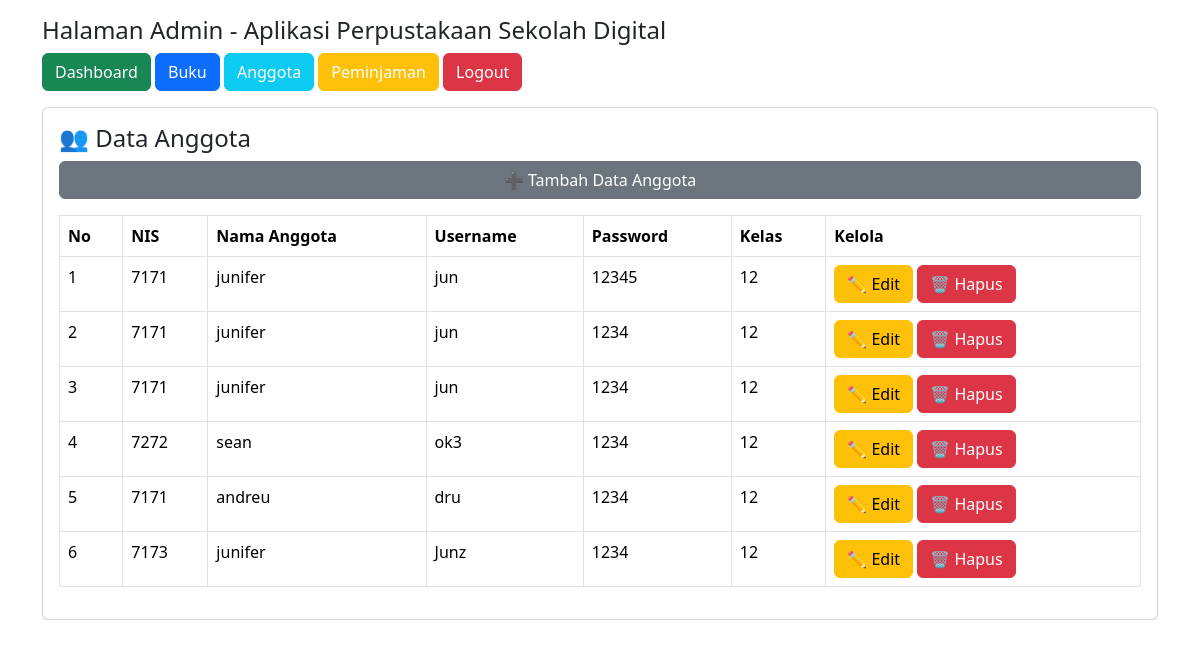
Page /admin/dashboard.php?halaman=data_anggota (signed in) on the committed database.
### tables this page shows
CREATE TABLE `anggota` (
  `id_anggota` int(11) NOT NULL,
  `nis` varchar(20) NOT NULL,
  `nama_anggota` varchar(50) NOT NULL,
  `username` varchar(50) NOT NULL,
  `password` varchar(50) NOT NULL,
  `kelas` varchar(35) NOT NULL
);

### admin/data_anggota.php (the view)
<h4>👥 Data Anggota</h4>
<a href="?halaman=input_anggota" class="btn btn-secondary">
    ➕ Tambah Data Anggota
</a>
<table class="table table-bordered mt-3">
    <tr class="fw-bold">
        <td>No</td>
        <td>NIS</td>
        <td>Nama Anggota</td>
        <td>Username</td>
        <td>Password</td>
        <td>Kelas</td>
        <td>Kelola</td>
    </tr>
    <?php
    $no = 1;
    include '../koneksi.php';
    $query = "SELECT * FROM anggota ORDER BY id_anggota DESC";
    $data  = mysqli_query($koneksi, $query);
    foreach ($data as $anggota) {
    ?>
        <tr>
            <td><?= $no++; ?></td>
            <td><?= $anggota['nis']; ?></td>
            <td><?= $anggota['nama_anggota']; ?></td>
            <td><?= $anggota['username']; ?></td>
            <td><?= $anggota['password']; ?></td>
            <td><?= $anggota['kelas']; ?></td>
            <td>
                <a class="btn btn-warning"
                   href="?halaman=edit_anggota&id=<?= $anggota['id_anggota']; ?>">
                   ✏️ Edit
                </a>
                <a class="btn btn-danger"
                   onclick="return confirm('Yakin data dihapus')"
                   href="?halaman=hapus_anggota&id=<?= $anggota['id_anggota']; ?>">
                   🗑️ Hapus
                </a>
            </td>
        </tr>
    <?php } ?>
</table>

### admin/dashboard.php (shortened to what this page needs)
<!DOCTYPE html>
<html lang="en">
<head>
    <link href="../css/bootstrap.min.css" rel="stylesheet">
</head>
<body>
    <div class="container mt-3">
        <h4>Halaman Admin - Aplikasi Perpustakaan Sekolah Digital</h4>
        <a href="dashboard.php" class="btn btn-success text-white">Dashboard</a>
        <a href="?halaman=data_buku" class="btn btn-primary text-white">Buku</a>
        <a href="?halaman=data_anggota" class="btn btn-info text-white">Anggota</a>
        <a href="?halaman=data_peminjaman" class="btn btn-warning text-white">Peminjaman</a>
        <a href="logout.php" class="btn btn-danger text-white">Logout</a>
        <div class="card p-3 mt-3">
            <?php
            $halaman = isset($_GET['halaman']) ? $_GET['halaman'] : '';
            if (file_exists($halaman . ".php")) {
                include $halaman . ".php";
            } ?>
        </div>
    </div>
</body>
</html>

### rows in the picture
anggota: nis "7171", nama_anggota "junifer", username "jun", password "12345", kelas "12"
anggota: nis "7171", nama_anggota "junifer", username "jun", password "1234", kelas "12"
anggota: nis "7171", nama_anggota "junifer", username "jun", password "1234", kelas "12"
anggota: nis "7272", nama_anggota "sean", username "ok3", password "1234", kelas "12"
anggota: nis "7171", nama_anggota "andreu", username "dru", password "1234", kelas "12"
anggota: nis "7173", nama_anggota "junifer", username "Junz", password "1234", kelas "12"
